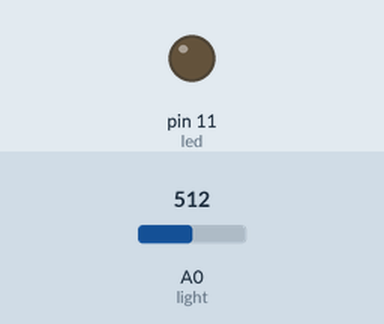
A sketch run on a simulated Arduino Uno, built with avr-gcc and run on an emulated ATmega328P. On the bench: output pins drawn as LEDs (lit = HIGH). The test bench sets the inputs (shaded band); at power-on: A0 (light) = 512.

Above: at 1.2 s.
1.3 s: A0 (light) set to 716
At 1.7 s:
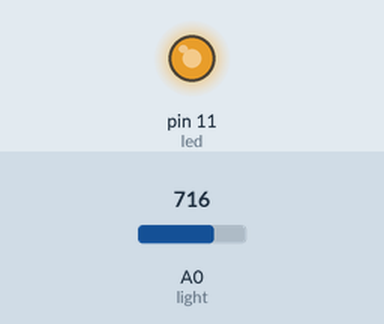
2.8 s: A0 (light) set to 754
At 4.0 s:
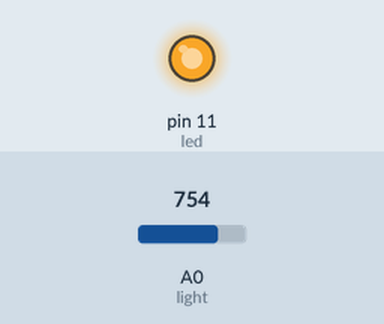
4.3 s: A0 (light) set to 768
At 5.0 s:
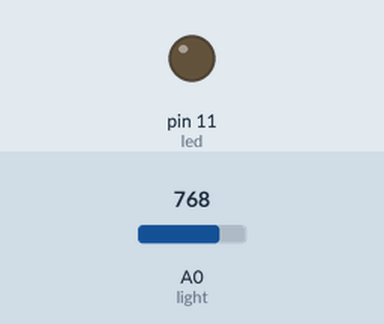
5.8 s: A0 (light) set to 900
At 6.4 s:
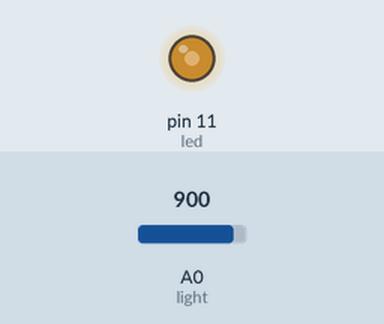
7.3 s: A0 (light) set to 306
At 8.5 s:
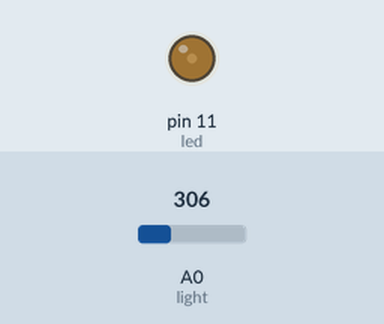
8.8 s: A0 (light) set to 0
At 9.8 s:
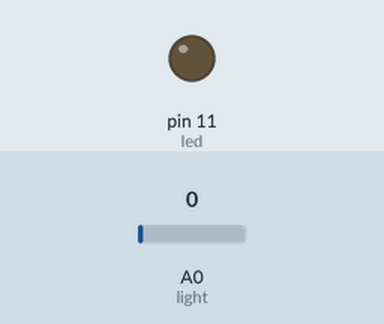
Timing chart, 0 to 11.3 s (numbered marks = the images above; inputs shaded):
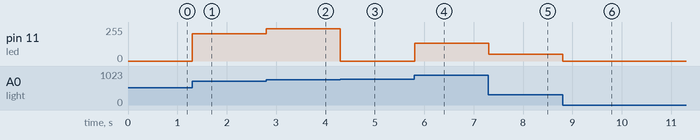

Measured:
- the behaviour switches between 767 and 768 on A0 (light) (found by bisection; images 2 and 3)
- after the input at 1.3 s, pin 11 (led): 0/255 → 204/255 at once
- after the input at 2.8 s, pin 11 (led): 204/255 → 242/255 at once
- after the input at 4.3 s, pin 11 (led): 242/255 → 0/255 at once
- after the input at 5.8 s, pin 11 (led): 0/255 → 132/255 at once
- after the input at 7.3 s, pin 11 (led): 132/255 → 50/255 at once
- after the input at 8.8 s, pin 11 (led): 50/255 → 0/255 at once

The sketch:

Photocell.ino
```cpp
int light=0;//Define the analog interface 0 connect the photosensitive resistance
int led=11;//Define digital interface 11 output PWM adjust LED brightness
int val=0;//Defined variable val
void setup() {
  // put your setup code here, to run once:
pinMode(led,OUTPUT);//Define digital interface 11 for output
}

void loop() {
  // put your main code here, to run repeatedly:
val=analogRead(light);//Read the sensor's analog values and assign to val
analogWrite(led,val);// Turn on the LED and set the brightness (the maximum value of the PWM output is 255)
delay(10);//Delay 0.01 seconds
}
```
